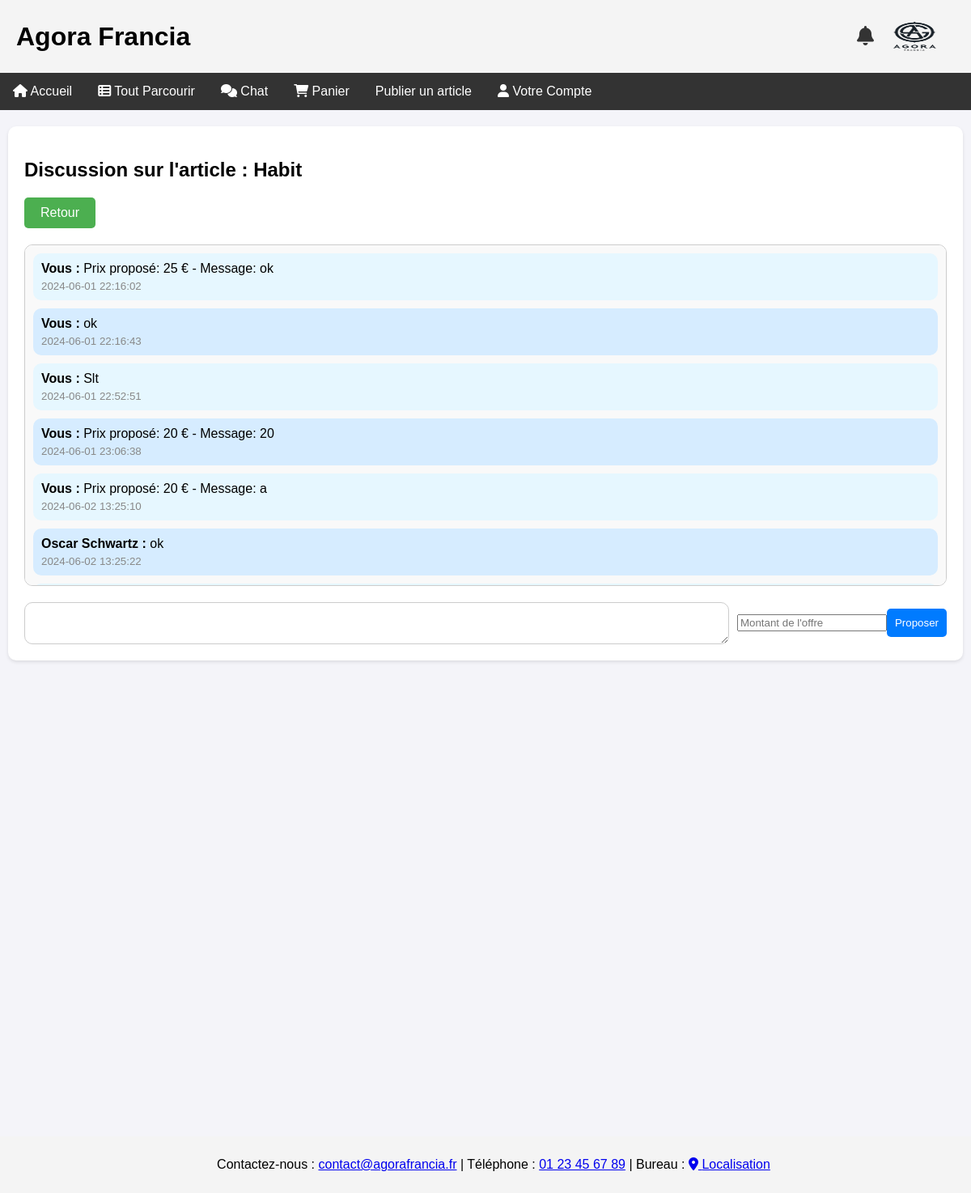
Page /discussion.php?article_id=14&vendeur_id=5 (signed in) on the committed database.
### tables this page shows
CREATE TABLE `articles` (
  `id` int(11) NOT NULL,
  `nom` varchar(100) DEFAULT NULL,
  `description` text DEFAULT NULL,
  `categorie` enum('meubles','objets_art','accessoire_vip','materiels_scolaires') DEFAULT NULL,
  `prix` decimal(10,2) DEFAULT NULL,
  `quantite` int(11) DEFAULT NULL,
  `vendeur_id` int(11) DEFAULT NULL,
  `date_ajout` timestamp NOT NULL DEFAULT current_timestamp(),
  `type_vente` enum('immediate','negociation','enchere') DEFAULT NULL,
  `etat` enum('neuf avec etiquette','neuf sans etiquette','tres bon etat','bon etat','satisfaisant') DEFAULT NULL,
  `photo` varchar(255) DEFAULT NULL,
  `video` varchar(255) DEFAULT NULL,
  `date_fin` timestamp NOT NULL DEFAULT current_timestamp()
);

CREATE TABLE `messagerie` (
  `id` int(11) NOT NULL,
  `user_id` int(11) NOT NULL,
  `vendeur_id` int(11) NOT NULL,
  `article_id` int(11) NOT NULL,
  `message` text NOT NULL,
  `timestamp` timestamp NOT NULL DEFAULT current_timestamp()
);

CREATE TABLE `utilisateurs` (
  `id` int(11) NOT NULL,
  `nom` varchar(50) DEFAULT NULL,
  `prenom` varchar(50) DEFAULT NULL,
  `email` varchar(100) DEFAULT NULL,
  `mot_de_passe` varchar(255) DEFAULT NULL,
  `adresse` text DEFAULT NULL,
  `ville` varchar(50) DEFAULT NULL,
  `code_postal` varchar(20) DEFAULT NULL,
  `pays` varchar(50) DEFAULT NULL,
  `type_utilisateur` enum('admin','vendeur','acheteur') DEFAULT NULL,
  `photo` varchar(255) DEFAULT NULL,
  `image_fond` varchar(255) DEFAULT NULL
);

### discussion.php (the view, shortened to what this page needs)
<?php
include 'db_connect.php';
$user_id = $_SESSION['user_id'];
$vendeur_id = isset($_GET['vendeur_id']) ? $_GET['vendeur_id'] : null;
$article_id = isset($_GET['article_id']) ? $_GET['article_id'] : null;
try {
    $stmt = $pdo->prepare("
        SELECT
            m.*,
            a.nom AS article_nom,
            u.nom AS vendeur_nom,
            u.prenom AS vendeur_prenom
        FROM messagerie m
        JOIN articles a ON m.article_id = a.id
        JOIN utilisateurs u ON m.vendeur_id = u.id
        WHERE m.article_id = ? AND (m.vendeur_id = ? OR m.user_id = ?)
        ORDER BY m.timestamp ASC
    ");
    $stmt->execute([$article_id, $vendeur_id, $user_id]);
    $messages = $stmt->fetchAll(PDO::FETCH_ASSOC);
} catch (PDOException $e) {
    echo "Erreur: " . $e->getMessage();
    die();
}
?>
<!DOCTYPE html>
<html lang="fr">
<head>
    <link href="style.css" rel="stylesheet" type="text/css" />
    <link rel="stylesheet" href="https://cdnjs.cloudflare.com/ajax/libs/font-awesome/6.0.0-beta3/css/all.min.css">
</head>
<body>
<div class="header">
    <h1>Agora Francia</h1>
    <div class="logo-notification">
        <a href="notifications.php" class="notification-icon"><i class="fas fa-bell"></i></a>
        <img src="logo.png" width="100" height="100" alt="logoAgora">
    </div>
</div>
<div class="navigation">
    <a href="index.html"><i class="fas fa-home"></i> Accueil</a>
    <a href="browse.php"><i class="fas fa-th-list"></i> Tout Parcourir</a>
    <a href="chat.php"><i class="fas fa-comments"></i> Chat</a>
    <a href="cart.php"><i class="fas fa-shopping-cart"></i> Panier</a>
    <?php if (isset($_SESSION['user_id'])): ?>
        <a href="publish_article.php">Publier un article</a>
    <?php endif; ?>
    <div class="dropdown">
        <a href="#votrecompte" class="dropbtn"><i class="fas fa-user"></i> Votre Compte</a>
    </div>
</div>
<div class="section">
    <h2>Discussion sur l'article : <?php echo htmlspecialchars($messages[0]['article_nom']); ?></h2>
    <a href="chat.php" class="btn-retour">Retour</a>
    <div class="messages">
        <?php if (count($messages) > 0): ?>
            <?php foreach ($messages as $message): ?>
                <div class="message">
                    <p><strong><?php echo ($message['user_id'] == $user_id) ? "Vous" : htmlspecialchars($message['vendeur_prenom'] . ' ' . $message['vendeur_nom']); ?> :</strong> <?php echo htmlspecialchars($message['message']); ?></p>
                    <p><small><?php echo htmlspecialchars($message['timestamp']); ?></small></p>
                </div>
            <?php endforeach; ?>
        <?php else: ?>
            <p>Aucun message dans cette discussion.</p>
        <?php endif; ?>
    </div>
    <form method="post" action="discussion.php?article_id=<?php echo $article_id; ?>&vendeur_id=<?php echo $vendeur_id; ?>">
        <textarea id="message" name="message" required></textarea>
        <?php if ($user_id == $vendeur_id): ?>
            <input type="hidden" name="hidden_montant_offre" value="<?php echo isset($_SESSION['montant_offre']) ? $_SESSION['montant_offre'] : ''; ?>">
            <button type="submit" name="action" value="accept">Accepter</button>
            <button type="submit" name="action" value="reject">Refuser</button>
        <?php else: ?>
            <input type="number" name="montant_offre" placeholder="Montant de l'offre" required>
            <button type="submit" name="action" value="offer">Proposer</button>
        <?php endif; ?>
    </form>
</div>
<footer class="footer">
    <p>
        Contactez-nous : <a href="mailto:contact@agorafrancia.fr">contact@agorafrancia.fr</a> | Téléphone : <a href="tel:+33123456789">01 23 45 67 89</a> | Bureau : <a href="https://www.google.fr/maps/place/37+Quai+de+Grenelle,+75015+Paris/@48.8515004,2.2846575,17z/data=!3m1!4b1!4m6!3m5!1s0x47e6700497ee3ec5:0xdd60f514adcdb346!8m2!3d48.8515004!4d2.2872324?entry=ttu" target="_blank"><i class="fas fa-map-marker-alt"></i> Localisation</a>
    </p>
</footer>
</body>
</html>

### style.css (style rules this page uses)
body { font-family: Arial, sans-serif; margin: 0; padding: 0; }
.header { background: #f4f4f4; padding: 20px; text-align: center; display: flex; justify-content: space-between; align-items: center; }
.header img { height: 50px; }
.header h1 { margin: 0; }
.navigation { background: #333; color: white; overflow: hidden; }
.navigation a { float: left; display: block; color: white; text-align: center; padding: 14px 16px; text-decoration: none; }
.section { padding: 20px; }
.footer { background: #f4f4f4; text-align: center; padding: 10px; position: fixed; bottom: 0; width: 100%; height: 50px; }
.logo-notification { display: flex; align-items: center; }
.notification-icon { margin-left: 10px; font-size: 24px; color: #333; }
.dropdown { float: left; overflow: hidden; }
.dropdown .dropbtn { font-size: 16px; border: none; outline: none; color: white; padding: 14px 16px; background-color: inherit; font-family: inherit; margin: 0; }

### discussion.php (style rules this page uses)
body { font-family: Arial, sans-serif; background-color: #f4f4f9; margin: 0; padding: 0; }
.section { background-color: white; padding: 20px; border-radius: 10px; box-shadow: 0 2px 4px rgba(0,0,0,0.1); margin: 20px auto; width: 95%; }
.messages { max-height: 400px; overflow-y: auto; padding: 10px; border: 1px solid #ccc; border-radius: 10px; background-color: #f9f9f9; margin-bottom: 20px; }
.message { padding: 10px; margin-bottom: 10px; border-radius: 10px; }
.message p { margin: 0; }
.message small { display: block; margin-top: 5px; color: #888; }
.message:nth-child(odd) { background-color: #e6f7ff; }
.message:nth-child(even) { background-color: #d6ecff; }
form { display: flex; align-items: center; }
form textarea { flex: 1; padding: 10px; border: 1px solid #ccc; border-radius: 10px; margin-right: 10px; }
form button { padding: 10px; border: none; border-radius: 5px; background-color: #007BFF; color: white; cursor: pointer; }
.btn-retour { display: inline-block; margin-bottom: 20px; padding: 10px 20px; background-color: #4CAF50; color: white; text-decoration: none; border-radius: 5px; }

### rows in the picture
articles: nom "Habit"
messagerie: shows "Vous", message "Prix proposé: 25 € - Message: ok", timestamp "2024-06-01 22:16:02"
messagerie: shows "Vous", message "ok", timestamp "2024-06-01 22:16:43"
messagerie: shows "Vous", message "Slt", timestamp "2024-06-01 22:52:51"
messagerie: shows "Vous", message "Prix proposé: 20 € - Message: 20", timestamp "2024-06-01 23:06:38"
messagerie: shows "Vous", message "Prix proposé: 20 € - Message: a", timestamp "2024-06-02 13:25:10"
messagerie: user.nom "Oscar Schwartz", message "ok", timestamp "2024-06-02 13:25:22"
